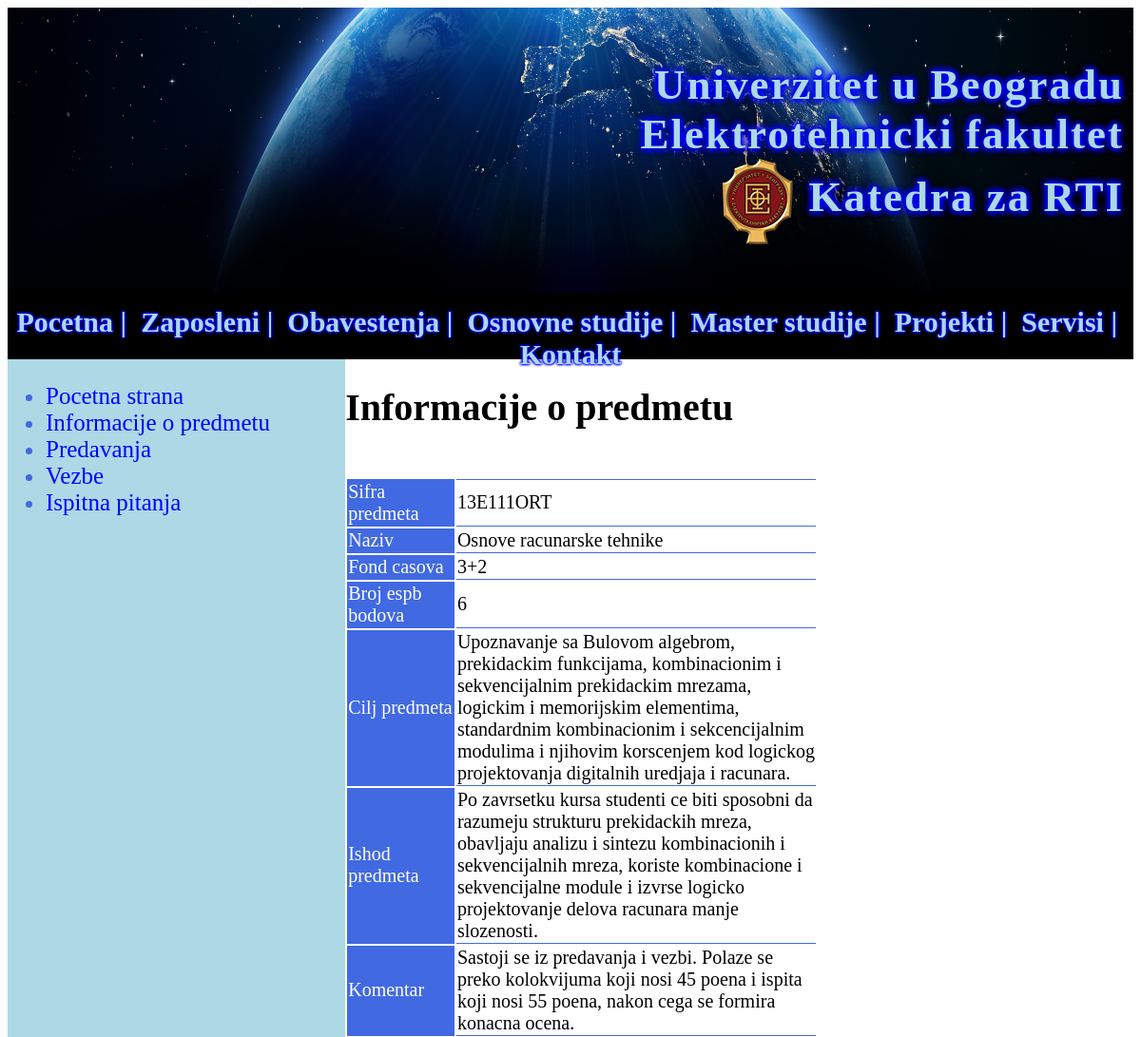
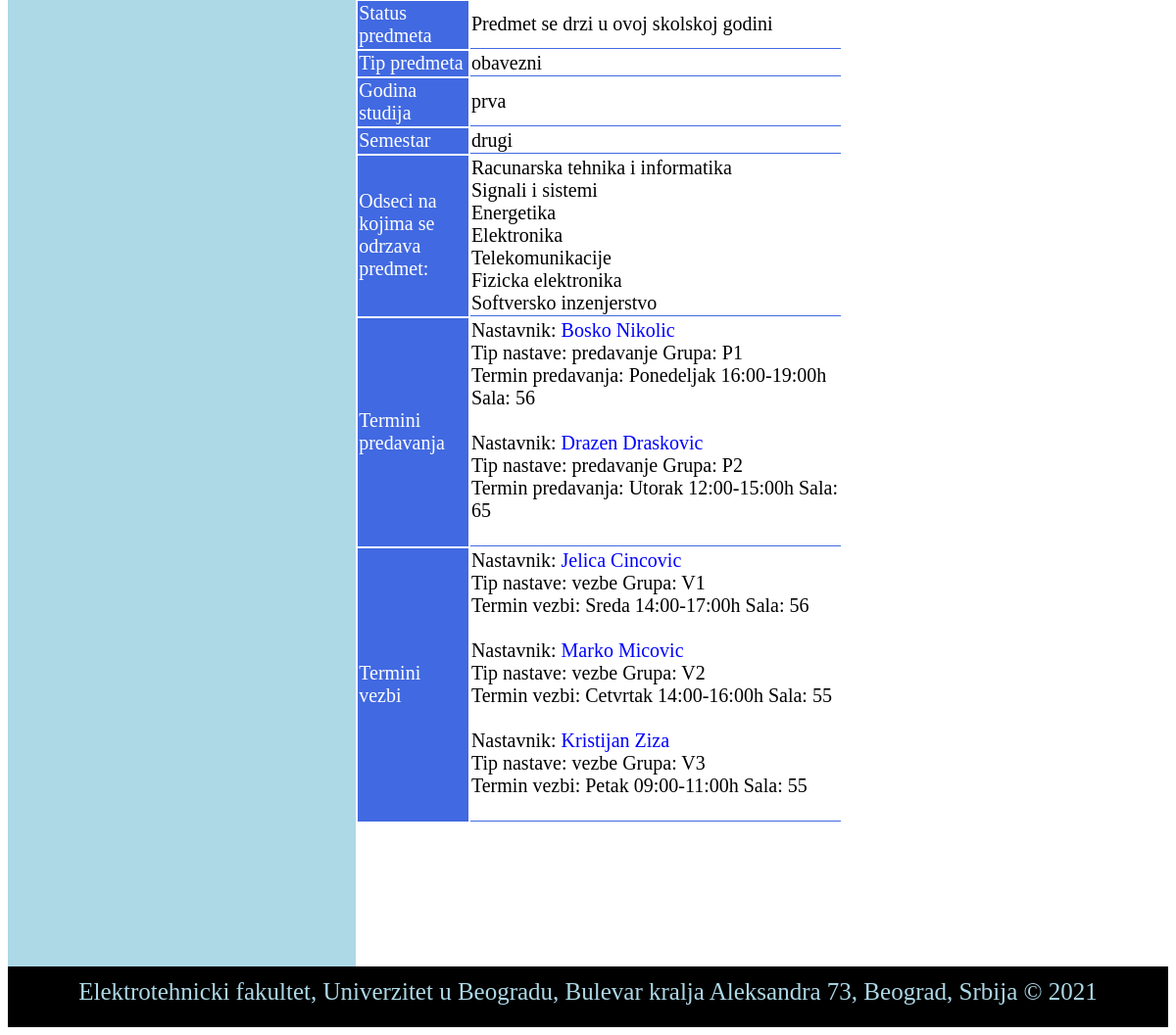
/predmet_informacije.php?sifra=13E111ORT, run on the app's committed database (2 pictures, top to bottom).
### tables this page shows
CREATE TABLE IF NOT EXISTS `predmet` (
  `sifra` varchar(15) NOT NULL,
  `naziv` varchar(50) NOT NULL,
  `fond` varchar(10) NOT NULL,
  `espb` int(11) NOT NULL,
  `cilj_predmeta` varchar(350) NOT NULL,
  `ishod_predmeta` varchar(350) NOT NULL,
  `komentar` varchar(250) NOT NULL,
  `aktivan` tinyint(4) NOT NULL COMMENT '1-Aktivan 0-Neaktivan',
  `tip_predmeta` varchar(15) NOT NULL,
  PRIMARY KEY (`sifra`),
  KEY `tip` (`tip_predmeta`)
);

CREATE TABLE IF NOT EXISTS `nastavni_plan` (
  `sifra_predmet` varchar(15) NOT NULL,
  `id_odsek` int(11) NOT NULL,
  `godina_studija` varchar(10) NOT NULL,
  `semestar` varchar(32) NOT NULL,
  PRIMARY KEY (`sifra_predmet`,`id_odsek`,`godina_studija`),
  KEY `idodsek` (`id_odsek`)
);

CREATE TABLE IF NOT EXISTS `odsek` (
  `id_odsek` int(11) NOT NULL AUTO_INCREMENT,
  `naziv_odseka` varchar(50) NOT NULL,
  `sef_odseka` varchar(32) NOT NULL,
  PRIMARY KEY (`id_odsek`),
  KEY `sef` (`sef_odseka`)
);

CREATE TABLE IF NOT EXISTS `drzi_predmet` (
  `ident` int(11) NOT NULL AUTO_INCREMENT,
  `id_nastavnik` varchar(32) NOT NULL,
  `sifra_predmet` varchar(15) NOT NULL,
  `grupa` varchar(15) NOT NULL,
  `termin` varchar(32) NOT NULL,
  `sala` varchar(32) NOT NULL,
  `nastava` varchar(32) NOT NULL,
  PRIMARY KEY (`ident`),
  KEY `nastavnik2` (`id_nastavnik`),
  KEY `predmetsifra` (`sifra_predmet`)
);

CREATE TABLE IF NOT EXISTS `korisnik` (
  `email` varchar(32) NOT NULL,
  `password` varchar(32) NOT NULL,
  `ime` varchar(15) NOT NULL,
  `prezime` varchar(32) NOT NULL,
  `status` tinyint(4) NOT NULL COMMENT '1-Aktivan 0-Neaktivan',
  `tip_korisnika` varchar(1) NOT NULL COMMENT 'Z-Zaposleni S-Student A-Administrator',
  `prvi_pristup` tinyint(4) NOT NULL COMMENT '1-Nije prvi 0-Prvi pristup',
  PRIMARY KEY (`email`)
);

### predmet_informacije.php (the view, shortened to what this page needs)
<!DOCTYPE html>
<html>
    <head>
        <link rel="stylesheet" type="text/css" href="stilovi.css"/>
    </head>
    <body>
        <?php
        require('divheader.php');
        ?>
        <?php
        require('divmenu.php');
        ?>
        <div id="sadrzaj">
            <?php
            require('divpredmetlevopredmet.php');
            ?>
            <div id="predmetdesno" style="text-align: left;font-size: 20px;">
            <h1><b>Informacije o predmetu</b></h1>
            <br/>
            <?php
            require('konekcija.php');
            $result= mysqli_query($con,"select * from predmet join nastavni_plan on predmet.sifra=nastavni_plan.sifra_predmet where predmet.sifra='".$_GET['sifra']."'");
            if(mysqli_num_rows($result)>0){
                $row= mysqli_fetch_assoc($result);
                ?>
            <table width="60%" style="text-align: left;margin-left: 0;margin-right: 0;" >
                <tr style="border-top: 1px solid royalblue;border-bottom: 1px solid royalblue; border-collapse: collapse;">
                    <td style="background-color: royalblue;color: white;border-top: 1px solid royalblue;border-bottom: 1px solid royalblue; border-collapse: collapse;">
                        Sifra predmeta
                    </td>
                    <td style="border-top: 1px solid royalblue;border-bottom: 1px solid royalblue; border-collapse: collapse;">
                        <?php echo $row['sifra']; ?>
                    </td>
                </tr>
                <tr style="border-bottom: 1px solid royalblue; border-collapse: collapse;">
                    <td style="background-color: royalblue;color: white;border-bottom: 1px solid royalblue; border-collapse: collapse;">
                        Naziv
                    </td>
                    <td style="border-bottom: 1px solid royalblue; border-collapse: collapse;">
                        <?php echo $row['naziv']; ?>
                    </td>
                </tr>
                <tr style="border-bottom: 1px solid royalblue; border-collapse: collapse;">
                    <td style="background-color: royalblue;color: white;border-bottom: 1px solid royalblue; border-collapse: collapse;">
                        Fond casova
                    </td>
                    <td style="border-bottom: 1px solid royalblue; border-collapse: collapse;">
                        <?php echo $row['fond']; ?>
                    </td>
                </tr>
                <tr style="border-bottom: 1px solid royalblue; border-collapse: collapse;">
                    <td style="background-color: royalblue;color: white;border-bottom: 1px solid royalblue; border-collapse: collapse;">
                        Broj espb bodova
                    </td>
                    <td style="border-bottom: 1px solid royalblue; border-collapse: collapse;">
                        <?php echo $row['espb'];?>
                    </td>
                </tr>
                <tr style="border-bottom: 1px solid royalblue; border-collapse: collapse;">
                    <td style="background-color: royalblue;color: white;border-bottom: 1px solid royalblue; border-collapse: collapse;">
                        Cilj predmeta
                    </td>
                    <td style="border-bottom: 1px solid royalblue; border-collapse: collapse;">
                        <?php echo $row['cilj_predmeta'];?>
                    </td>
                </tr>
                <tr style="border-bottom: 1px solid royalblue; border-collapse: collapse;">
                    <td style="background-color: royalblue;color: white;border-bottom: 1px solid royalblue; border-collapse: collapse;">
                        Ishod predmeta
                    </td>
                    <td style="border-bottom: 1px solid royalblue; border-collapse: collapse;">
                        <?php echo $row['ishod_predmeta'];?>
                    </td>
                </tr>
                <?php
                if(!empty($row['komentar'])){
                    ?>
                <tr style="border-bottom: 1px solid royalblue; border-collapse: collapse;">
                    <td style="background-color: royalblue;color: white;border-bottom: 1px solid royalblue; border-collapse: collapse;">
                        Komentar
                    </td>
                    <td style="border-bottom: 1px solid royalblue; border-collapse: collapse;">
                        <?php echo $row['komentar']; ?>
                    </td>
                </tr>
                    <?php
                }
                ?>
                <tr style="border-bottom: 1px solid royalblue; border-collapse: collapse;">
                    <td style="background-color: royalblue;color: white;border-bottom: 1px solid royalblue; border-collapse: collapse;">
                        Status predmeta
                    </td>
                    <td style="border-bottom: 1px solid royalblue; border-collapse: collapse;">
                        <?php if($row['aktivan']==1) echo"Predmet se drzi u ovoj skolskoj godini";else echo"<span style='color:red'>Predmet se ne drzi u ovoj skolskoj godini!</span>"; ?>
                    </td>
                </tr>
                <tr style="border-bottom: 1px solid royalblue; border-collapse: collapse;">
                    <td style="background-color: royalblue;color: white;border-bottom: 1px solid royalblue; border-collapse: collapse;">
                        Tip predmeta
                    </td>
                    <td style="border-bottom: 1px solid royalblue; border-collapse: collapse;">
                        <?php echo $row['tip_predmeta']; ?>
                    </td>
                </tr>
                <tr style="border-bottom: 1px solid royalblue; border-collapse: collapse;">
                    <td style="background-color: royalblue;color: white;border-bottom: 1px solid royalblue; border-collapse: collapse;">
                        Godina studija
                    </td>
                    <td style="border-bottom: 1px solid royalblue; border-collapse: collapse;">
                        <?php echo $row['godina_studija'] ?>
                    </td>
                </tr>
                <tr style="border-bottom: 1px solid royalblue; border-collapse: collapse;">
                    <td style="background-color: royalblue;color: white;border-bottom: 1px solid royalblue; border-collapse: collapse;">
                        Semestar
                    </td>
                    <td style="border-bottom: 1px solid royalblue; border-collapse: collapse;">
                        <?php echo $row['semestar'] ?>
                    </td>
                </tr>
                <tr style="border-bottom: 1px solid royalblue; border-collapse: collapse;">
                    <td style="background-color: royalblue;color: white;border-bottom: 1px solid royalblue; border-collapse: collapse;">
                        Odseci na kojima se odrzava predmet:
                    </td>
                    <td style="border-bottom: 1px solid royalblue; border-collapse: collapse;">
                        <?php
                        $result1= mysqli_query($con, "select * from nastavni_plan join odsek on nastavni_plan.id_odsek=odsek.id_odsek where nastavni_plan.sifra_predmet='".$_GET['sifra']."'");
                        if(mysqli_num_rows($result1)>0){
                            while($row1= mysqli_fetch_assoc($result1)){
                                echo $row1['naziv_odseka']."<br/>";
                            }
                            }else{
                            echo"<span style='color:red'>Predmet se ne odrzava ni na jednom odseku!</span>";
                        }
                        ?>
                    </td>
                </tr>
                <tr style="border-bottom: 1px solid royalblue; border-collapse: collapse;">
                    <td style="background-color: royalblue;color: white;border-bottom: 1px solid royalblue; border-collapse: collapse;">
                        Termini predavanja
                    </td>
                    <td style="border-bottom: 1px solid royalblue; border-collapse: collapse;">
                        <?php
                        $result1= mysqli_query($con, "select * from drzi_predmet join zaposleni on drzi_predmet.id_nastavnik=zaposleni.email join korisnik on zaposleni.email=korisnik.email where sifra_predmet='".$_GET['sifra']."' and nastava='predavanje'");
                        if(mysqli_num_rows($result1)>0){
                            while($row1= mysqli_fetch_assoc($result1)){
                                echo"Nastavnik: ";
                                ?><a href="infoprofa.php?id_zaposleni=<?php echo $row1['id_zaposleni'] ?>"  target="blank"><?php echo $row1['ime']." ".$row1['prezime']; ?></a><br/><?php
                                echo"Tip nastave: ".$row1['nastava']." Grupa: ".$row1['grupa']."<br/>Termin predavanja: ".$row1['termin']." Sala: ".$row1['sala']."<br/><br/>";
                            }
                        }else{
                            echo"<span style='color:red'>Nema termina predavanja za ovaj predmet!</span>";
                        }
                        ?>
                    </td>
                </tr>
                <tr style="border-bottom: 1px solid royalblue; border-collapse: collapse;">
                    <td style="background-color: royalblue;color: white;border-bottom: 1px solid royalblue; border-collapse: collapse;">
                        Termini vezbi
                    </td>
                    <td style="border-bottom: 1px solid royalblue; border-collapse: collapse;">
                        <?php
                        $result1= mysqli_query($con, "select * from drzi_predmet join zaposleni on drzi_predmet.id_nastavnik=zaposleni.email join korisnik on zaposleni.email=korisnik.email where sifra_predmet='".$_GET['sifra']."' and nastava='vezbe'");
                        if(mysqli_num_rows($result1)>0){
                            while($row1= mysqli_fetch_assoc($result1)){
                                echo"Nastavnik: ";
                                ?><a href="infoprofa.php?id_zaposleni=<?php echo $row1['id_zaposleni'] ?>" target="blank"><?php echo $row1['ime']." ".$row1['prezime']; ?></a><br/><?php
                                echo"Tip nastave: ".$row1['nastava']." Grupa: ".$row1['grupa']."<br/>Termin vezbi: ".$row1['termin']." Sala: ".$row1['sala']."<br/><br/>";
                            }
                        }else{
                            echo"<span style='color:red'>Nema termina predavanja za ovaj predmet!</span>";
                        }
                        ?>
                    </td>
                </tr>
            </table>
                <?php
            }else{
                echo"<span style='color:red'>Nema informacija o ovom predmetu!</span>";
            }
            ?>
            </div>
        </div>
        <?php
        require('divfooter.php');
        ?>
    </body>
</html>

### stilovi.css (style rules this page uses)
#sadrzaj { height:1700px; margin-top: 0; padding-top: 0; font-family: serif; font-size: 25px; text-align: center; }
#sadrzaj table { margin-left: auto; margin-right: auto; text-align: center; }
#sadrzaj a:link { text-decoration: none; color:blue; }
#predmetdesno { width:70%; float:left; height:100%; }

### data on the page
predmet: sifra "13E111ORT", naziv "Osnove racunarske tehnike", fond "3+2", espb "6", cilj_predmeta "Upoznavanje sa Bulovom algebrom, prekidackim funkcijama, kombinacionim i sekvencijalnim prekidackim mrezama, logickim i memorijskim elementima, standardnim kombinacionim i sekcencijalnim modulima i njihovim korscenjem kod logickog projektovanja digitalnih uredjaja i racunara.", ishod_predmeta "Po zavrsetku kursa studenti ce biti sposobni da razumeju strukturu prekidackih mreza, obavljaju analizu i sintezu kombinacionih i sekvencijalnih mreza, koriste kombinacione i sekvencijalne module i izvrse logicko projektovanje delova racunara manje slozenosti.", komentar "Sastoji se iz predavanja i vezbi. Polaze se preko kolokvijuma koji nosi 45 poena i ispita koji nosi 55 poena, nakon cega se formira konacna ocena.", tip_predmeta "obavezni"
nastavni_plan: godina_studija "prva", semestar "drugi", id_odsek.naziv_odseka "Racunarska tehnika i informatika"
nastavni_plan: id_odsek.naziv_odseka "Signali i sistemi"
nastavni_plan: id_odsek.naziv_odseka "Energetika"
nastavni_plan: id_odsek.naziv_odseka "Elektronika"
nastavni_plan: id_odsek.naziv_odseka "Telekomunikacije"
nastavni_plan: id_odsek.naziv_odseka "Fizicka elektronika"
nastavni_plan: id_odsek.naziv_odseka "Softversko inzenjerstvo"
drzi_predmet: korisnik.ime "Bosko", korisnik.prezime "Nikolic", nastava "predavanje", grupa "P1", termin "Ponedeljak 16:00-19:00h", sala "56"
drzi_predmet: korisnik.ime "Drazen", korisnik.prezime "Draskovic", nastava "predavanje", grupa "P2", termin "Utorak 12:00-15:00h", sala "65"
drzi_predmet: korisnik.ime "Jelica", korisnik.prezime "Cincovic", nastava "vezbe", grupa "V1", termin "Sreda 14:00-17:00h", sala "56"
drzi_predmet: korisnik.ime "Marko", korisnik.prezime "Micovic", nastava "vezbe", grupa "V2", termin "Cetvrtak 14:00-16:00h", sala "55"
drzi_predmet: korisnik.ime "Kristijan", korisnik.prezime "Ziza", nastava "vezbe", grupa "V3", termin "Petak 09:00-11:00h", sala "55"
